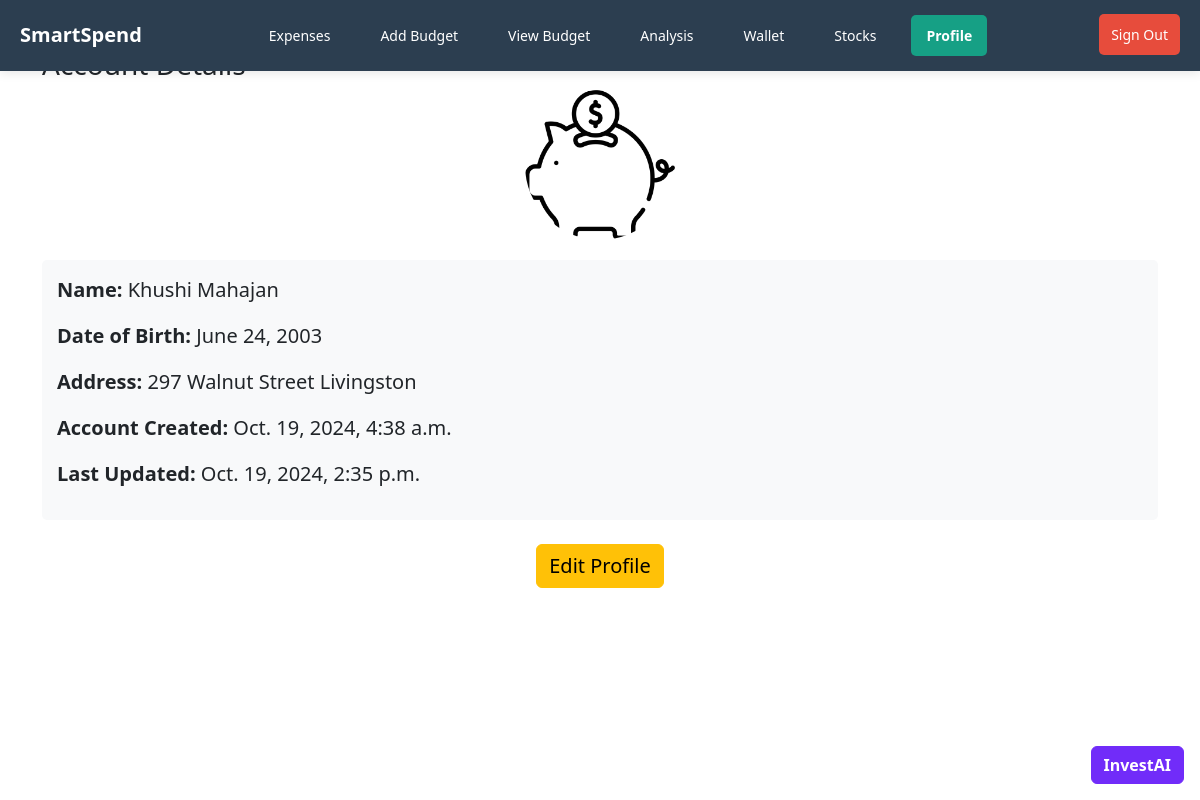
/profile/ (signed in), run on the app's committed database.
### userProfile/models.py (models this page shows, shortened)
class UserProfile(models.Model):
    GENDER_CHOICES = [
        ('M', 'Male'),
        ('F', 'Female'),
        ('O', 'Other'),
    ]
    user = models.ForeignKey(User, on_delete=models.CASCADE)
    first_name = models.CharField(max_length=30, blank=True, null=True)
    last_name = models.CharField(max_length=30, blank=True, null=True)
    gender = models.CharField(max_length=1, choices=GENDER_CHOICES, blank=True, null=True)
    mobile_number = models.CharField(max_length=15, blank=True, null=True)
    email = models.EmailField(blank=True, null=True)
    photo = models.ImageField(upload_to='profile_photos/', blank=True, null=True)
    date_of_birth = models.DateField(blank=True, null=True)
    address = models.TextField(blank=True, null=True)
    account_creation_date = models.DateTimeField(auto_now_add=True)
    last_updated = models.DateTimeField(auto_now=True)

### userProfile/views.py (the view)
# urls.py: path('', profile_view, name='profile_view'),  # Profile view URL
def profile_view(request):
    user = UserProfile.objects.filter(user=request.user)
    if not user.exists():
        print("Hello")
        return redirect('profile')
    else:
        print("HI")
        user = UserProfile.objects.get(user=request.user)
        return render(request, 'profile/profile_view.html', {'user': user})

### templates/profile/profile_view.html (shortened to what this page needs)
{% extends 'base.html' %}
{% block content %}
<div class="container mt-5">
    <h3>Account Details</h3>
    <div class="profile-photo">
        {% if user.photo %}
            <img src="{{ user.photo.url }}" alt="Profile Photo" class="rounded-circle" style="width: 150px; height: 150px;"/>
        {% else %}
            <p>No photo uploaded.</p>
        {% endif %}
    </div>
    <div class="account-details">
        <p><strong>Name:</strong> {{ user.first_name }} {{ user.last_name }}</p>
        <p><strong>Date of Birth:</strong> {{ user.date_of_birth }}</p>
        <p><strong>Address:</strong> {{ user.address }}</p>
        <p><strong>Account Created:</strong> {{ user.account_creation_date }}</p>
        <p><strong>Last Updated:</strong> {{ user.last_updated }}</p>
    </div>
    <div class="text-center mt-4">
        <a href="{% url 'profile' %}" class="btn btn-warning" style = "font-size:20px">Edit Profile</a>
    </div>
</div>
{% endblock %}

### templates/base.html (shortened to what this page needs)
{% load static  %}
<html lang="en" data-bs-theme="auto">
  <head><script src="{% static 'js/color-modes.js' %}"></script>
    <link href="https://cdn.jsdelivr.net/npm/bootstrap@5.3.2/dist/css/bootstrap.min.css" rel="stylesheet">
<link href="{% static 'css/bootstrap.min.css' %}" rel="stylesheet">
<link href="{% static 'css/main.css' %}" rel="stylesheet">
    <link href="{% static 'css/dashboard.css' %}" rel="stylesheet">
  </head>
  <body>
    <div class="position-fixed bottom-0 end-0 mb-3 me-3 bd-mode-toggle">
      <button class="btn btn-bd-primary  d-flex align-items-center"
              id="bd-theme"
              type="button"
              style="font-size: 1rem; background_color:#214ad1;">
        <a href="{% url 'investAI' %}" style="color:white; text-decoration:none;">InvestAI</a>
      </button>
    </div>
    {% include 'partials/_sidebar.html' %}
    <main >
        {% block content %}
        {% endblock %}
    </main>
</body>
</html>

### templates/partials/_sidebar.html (shortened to what this page needs)
{% load static %}
<div class="navbar">
  <div class="logo">
    <a href="#" style="color: white; text-decoration: none;">SmartSpend</a>
  </div>
  <div class="navbar-links">
    <a href="{% url 'expenses' %}" class="{% if request.path == '/expenses/' %}active{% endif %}">Expenses</a>
    <a href="{% url 'manage_finances' %}" class="{% if request.path == '/manage_finances/' %}active{% endif %}">Add Budget</a>
    <a href="{% url 'view_budget' %}" class="{% if request.path == '/view_budget/' %}active{% endif %}">View Budget</a>
    <a href="{% url 'stats' %}" class="{% if request.path == '/stats/' %}active{% endif %}">Analysis</a>
    <a href="{% url 'wallet_dashboard' %}" class="{% if request.path == '/wallet_dashboard/' %}active{% endif %}">Wallet</a>
    <a href="{% url 'home_page' %}" class="{% if request.path == '/profile_view/' %}active{% endif %}">Stocks</a>
    <a href="{% url 'profile_view' %}" class="{% if request.path == '/profile_view/' %}active{% endif %}">Profile</a>
  </div>
  <form action="{% url 'logout' %}" method="post" class="sign">
    <button type="submit" class="sign-out">Sign Out</button>
  </form>
</div>

### SmartSpend2/static/css/main.css (style rules this page uses)
.btn-bd-primary { --bd-violet-bg: #712cf9; --bd-violet-rgb: 112.520718, 44.062154, 249.437846; --bs-btn-font-weight: 600; --bs-btn-color: var(--bs-white); --bs-btn-bg: var(--bd-violet-bg); --bs-btn-border-color: var(--bd-violet-bg); --bs-btn-hover-color: var(--bs-white); --bs-btn-hover-bg: #6528e0; --bs-btn-hover-border-color: #6528e0; --bs-btn-focus-shadow-rgb: var(--bd-violet-rgb); --bs-btn-active-color: var(--bs-btn-hover-color); --bs-btn-active-bg: #5a23c8; --bs-btn-active-border-color: #5a23c8; }
.bd-mode-toggle { z-index: 1500; }

### templates/partials/_sidebar.html (style rules this page uses)
.navbar { background-color: #2C3E50; display: flex; justify-content: space-between; align-items: center; padding: 0px 20px; box-shadow: 0 2px 10px rgba(0, 0, 0, 0.1); position: fixed; top: 0; left: 0; right: 0; z-index: 100; }
.navbar-links { display: flex; gap: 20px; align-items: center; }
.navbar-links a { text-decoration: none; color: white; font-size: 14px; padding: 10px 15px; border-radius: 5px; transition: all 0.3s ease; }
.navbar .sign-out { background-color: #e74c3c; padding: 10px 12px; border-radius: 5px; margin-top: 17%; color: white; font-size: 14px; border: none; cursor: pointer; transition: all 0.3s ease; }
.navbar-links a.active { background-color: #16a085; font-weight: bold; }
.navbar .logo { font-size: 20px; font-weight: bold; color: white; }

### templates/profile/profile_view.html (style rules this page uses)
.profile-photo { text-align: center; margin-bottom: 20px; font-size:20px }
.rounded-circle { border-radius: 50%; }
.account-details { border: 1px solid #e0e0e0; padding: 15px; border:none; border-radius: 5px; background-color: #f8f9fa; font-size : 20px }

### data on the page
UserProfile: photo (picture), first_name "Khushi", last_name "Mahajan", date_of_birth "June 24, 2003", address "297 Walnut Street Livingston", account_creation_date "Oct. 19, 2024, 4:38 a.m.", last_updated "Oct. 19, 2024, 2:35 p.m."
